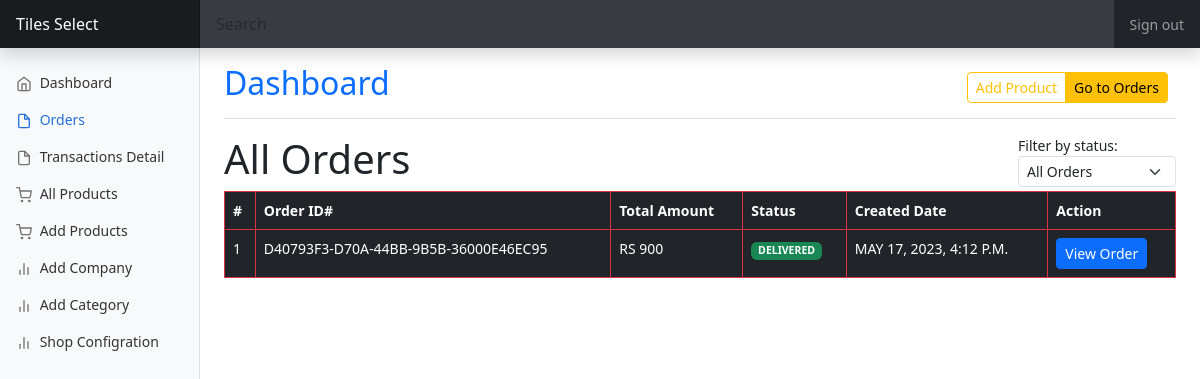
The app's page /shop-dashboard/all-orders (signed in), older data.
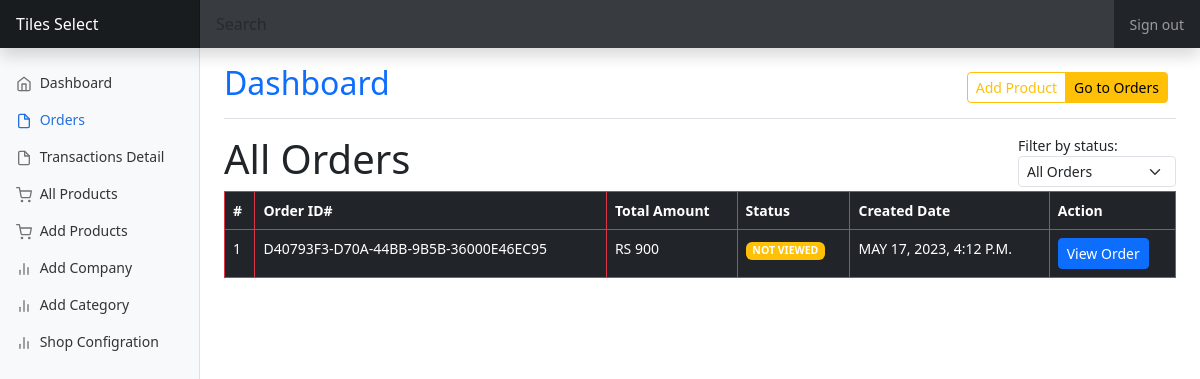
The same page, newer data.
### core/models.py (models this page shows, shortened)
class Order(models.Model):
    id = models.UUIDField(primary_key=True,default=uuid.uuid4 , unique=True)
    user = models.ForeignKey(User, on_delete=models.CASCADE)
    showroom = models.ForeignKey(Showrooms, on_delete=models.CASCADE , related_name="showrooms")
    products_list = models.CharField(max_length=250 , blank= True , null = True)
    total_amount = models.CharField(max_length=250 , blank= True , null = True)
    first_name = models.CharField( max_length=50 , blank=True , null=True)
    last_name = models.CharField( max_length=50 ,blank=True , null=True)
    street_address = models.CharField( max_length=200,blank=True , null=True)
    city = models.CharField( max_length=50,blank=True , null=True)
    phone = models.IntegerField(blank=True , null=True)
    email = models.EmailField(max_length=254,blank=True , null=True)
    order_description = models.TextField(blank=True , null=True)
    ordered = models.BooleanField(default=False)
    accepted = models.BooleanField(default=False)
    rejected = models.BooleanField(default=False)
    delivered = models.BooleanField(default=False)
    created_at = models.DateTimeField(auto_now_add=True)
    updated_at = models.DateTimeField(auto_now=True)

### order_management/views.py (the view)
# urls.py: path('shop-dashboard/all-orders', views.all_orders, name="all_orders"),
@cache_control(no_cache=True, must_revalidate=True , no_store=True)
@login_required(login_url='shop_dashboard_signin')
def all_orders(request):
    if request.user.showroom_owner == True:
        showroom = Showrooms.objects.get(id=request.user.id)
        products = Product.objects.filter(showroom = showroom)
        filter_status = request.GET.get('status', 'all')
        if filter_status == 'all':
            orders = Order.objects.filter(showroom=showroom).order_by('-created_at')
        elif filter_status == 'accepted':
            orders = Order.objects.filter(showroom=showroom,accepted=True , delivered=False).order_by('-created_at')
        elif filter_status == 'rejected':
            orders = Order.objects.filter(showroom=showroom,rejected=True).order_by('-created_at')
        elif filter_status == 'delivered':
            orders = Order.objects.filter(showroom=showroom,delivered=True , accepted = True).order_by('-created_at')
        else:
            orders = Order.objects.none()
        context = {
            "showroom": showroom,
            "products": products,
            "orders": orders,
            'filter_status': filter_status,
        }
        return render(request , "shop/dashboard/all_orders.html" , context)
    else:
        return redirect("shop_dashboard_signin")

### templates/shop/dashboard/all_orders.html (shortened to what this page needs)
{% extends 'shop/dashboard/shop_dashboard_base.html' %}
{% block content %}
<div class="d-flex justify-content-between">
    <h1>All Orders</h1>
    <div class="filter ">
        <label >Filter by status:</label>
        <form method="GET">
        <select  id="status-filter" name="status" class="form-select form-select-sm " onchange="this.form.submit()">
            <option value="all" {% if filter_status == 'all' %}selected{% endif %}>All Orders</option>
        </select>
        </form>
    </div>
</div>
<div class="table-responsive">
    <table id="order-table" class="table table-dark table-hover table-lg table-bordered border-danger">
      <thead>
        <tr>
          <th scope="col">#</th>
          <th scope="col">Order ID#</th>
          <th scope="col">Total Amount</th>
          <th scope="col">Status</th>
          <th scope="col">Created Date</th>
          <th scope="col">Action</th>
        </tr>
      </thead>
      <tbody >
        {% for i in orders %}
        <tr>
          <td class="text-uppercase">{{forloop.counter}}</td>
          <td class="text-uppercase">{{i.id}}</td>
          <td class="text-uppercase">Rs {{i.total_amount}}</td>
          <td class="text-uppercase">{% if i.accepted == True and i.delivered == True  %} <span class="badge bg-success text-wrap">Delivered</span> {% elif i.rejected == True %}<span class="badge bg-danger text-wrap"> Rejected </span>{% elif i.accepted == True  %} <span class="badge bg-info text-wrap">Accepted </span>{% else %} <span class="badge bg-warning text-wrap">Not viewed</span> {% endif %}</td>
          <td class="text-uppercase">{{i.created_at}}</td>
          <td>
            <a href="{% url 'invoice_order' i.id %}" class="btn btn-primary btn-sm">View Order</a>
          </td>
        </tr>
        {% endfor %}
      </tbody>
    </table>
  </div>
{% endblock content %}

Row changes from the older to the newer data that the page shows:
changed Order "D40793F3-D70A-44BB-9B5B-36000E46EC95": accepted "DELIVERED" → "NOT VIEWED"
